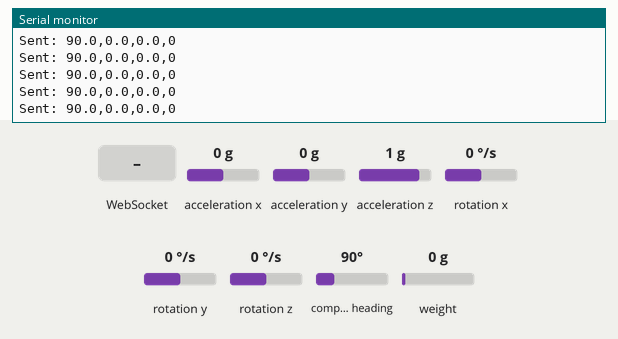
Recording of a sketch running on a simulated ESP32. Shown: the last lines printed to the serial monitor. The inputs (shaded band) are chosen by the test bench; at power-on: acceleration x 0 g, weight on the scale 0 g, acceleration y 0 g, acceleration z 1 g, rotation x 0 °/s, rotation y 0 °/s, rotation z 0 °/s, compass heading 90°. WiFi joins after 1.5 s; servers stay silent unless stated.

Above: at 5.2 s.
5.3 s: WebSocket text "1" received
6.9 s: acceleration x set to -1.4 g
At 7.03 s:
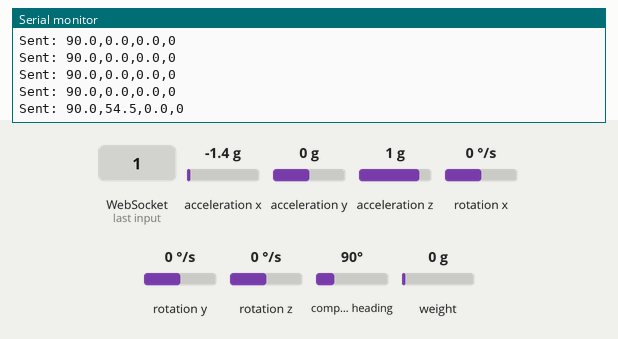
8.4 s: weight on the scale set to 100 g
At 8.43 s:
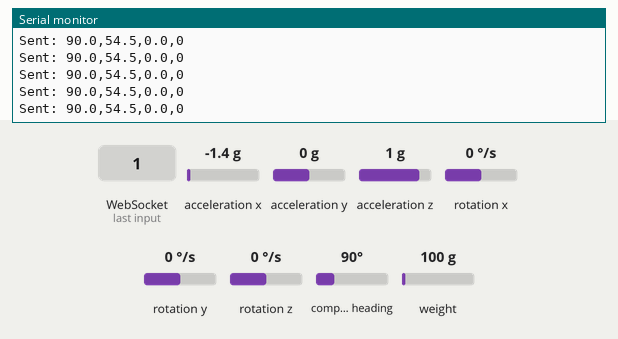
9.9 s: acceleration y set to -1.4 g
At 9.95 s:
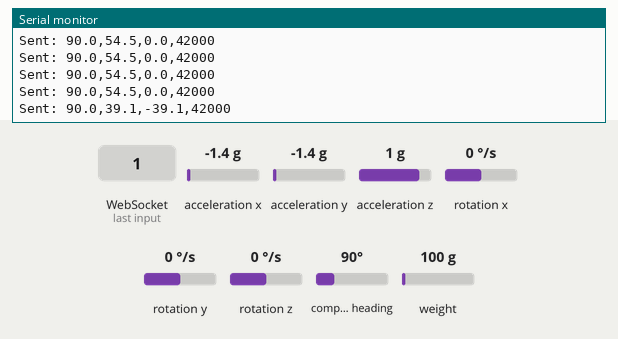
11.4 s: acceleration z set to -1.4 g
At 11.46 s:
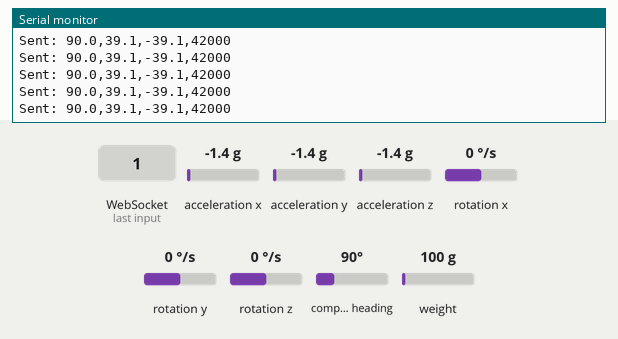
12.9 s: WebSocket text "0" received
Timing chart, 0 to 15.4 s (numbered marks = the images above; inputs shaded):
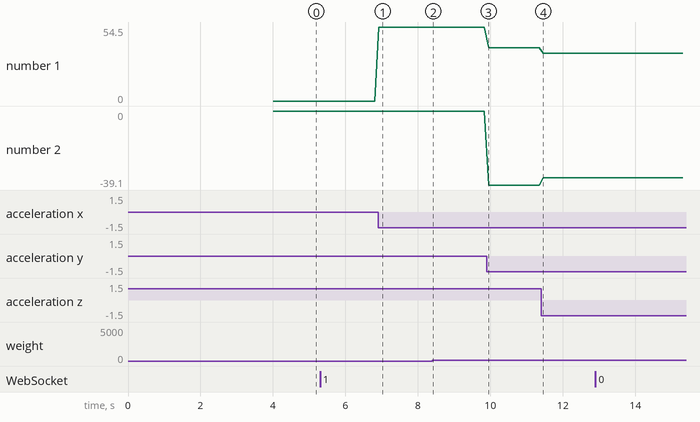

The sketch:

client.ino
```cpp
#include <Wire.h>
#include "MPU9250.h"
#include <HX711.h>
#include <WebSocketsClient.h>
#include <WiFi.h>

MPU9250 mpu;
HX711 scale;
long rawValue;

const char* ssid = "";
const char* password = "";
const char* websocket_host = "192.168.1.26";
const uint16_t websocket_port = 3000;
const char* websocket_url = "/";

WebSocketsClient webSocket;

void webSocketEvent(WStype_t type, uint8_t * payload, size_t length) {
    switch(type) {
        case WStype_DISCONNECTED:
            Serial.println("WebSocket Disconnected");
            break;
        case WStype_CONNECTED:
            Serial.println("WebSocket Connected");
            break;
        case WStype_TEXT:
            Serial.printf("WebSocket message: %s\n", payload);
            break;
        case WStype_BIN:
            Serial.printf("WebSocket binary message: %u bytes\n", length);
            break;
    }
}

void setup() {
    Serial.begin(115200);
    Wire.begin(18, 19);
    scale.begin(17, 5); // data, clock
    delay(2000);
    mpu.setup(0x68);

    // Connect to WiFi
    WiFi.begin(ssid, password);
    while (WiFi.status() != WL_CONNECTED) {
        delay(1000);
        Serial.println("Connecting to WiFi...");
    }
    Serial.println("Connected to WiFi");

    webSocket.begin(websocket_host, websocket_port, websocket_url);
    webSocket.onEvent(webSocketEvent);
}

void loop() {
    webSocket.loop();

    if (mpu.update()) {
        float yaw = mpu.getYaw();
        float pitch = mpu.getPitch();
        float roll = mpu.getRoll();

        String message = String(yaw, 1) + "," + String(pitch, 1) + "," + String(roll, 1) + "," + String(rawValue);
        webSocket.sendTXT(message);
        Serial.println("Sent: " + message);
    }

    if (scale.is_ready()) {
            rawValue = scale.read();
        }

    delay(10);
}
```

Measured:
- after the input at 6.9 s, the serial monitor: prints a new line at once (image 1)
- after the input at 9.9 s, the serial monitor: prints a new line after 0.05 s (image 3)
- plotted number 1: 0 → 54.5 after the input at 6.9 s, 54.5 → 39.1 after the input at 9.9 s, 39.1 → 35.3 after the input at 11.4 s
- plotted number 2: 0 → -39.1 after the input at 9.9 s, -39.1 → -35.3 after the input at 11.4 s
